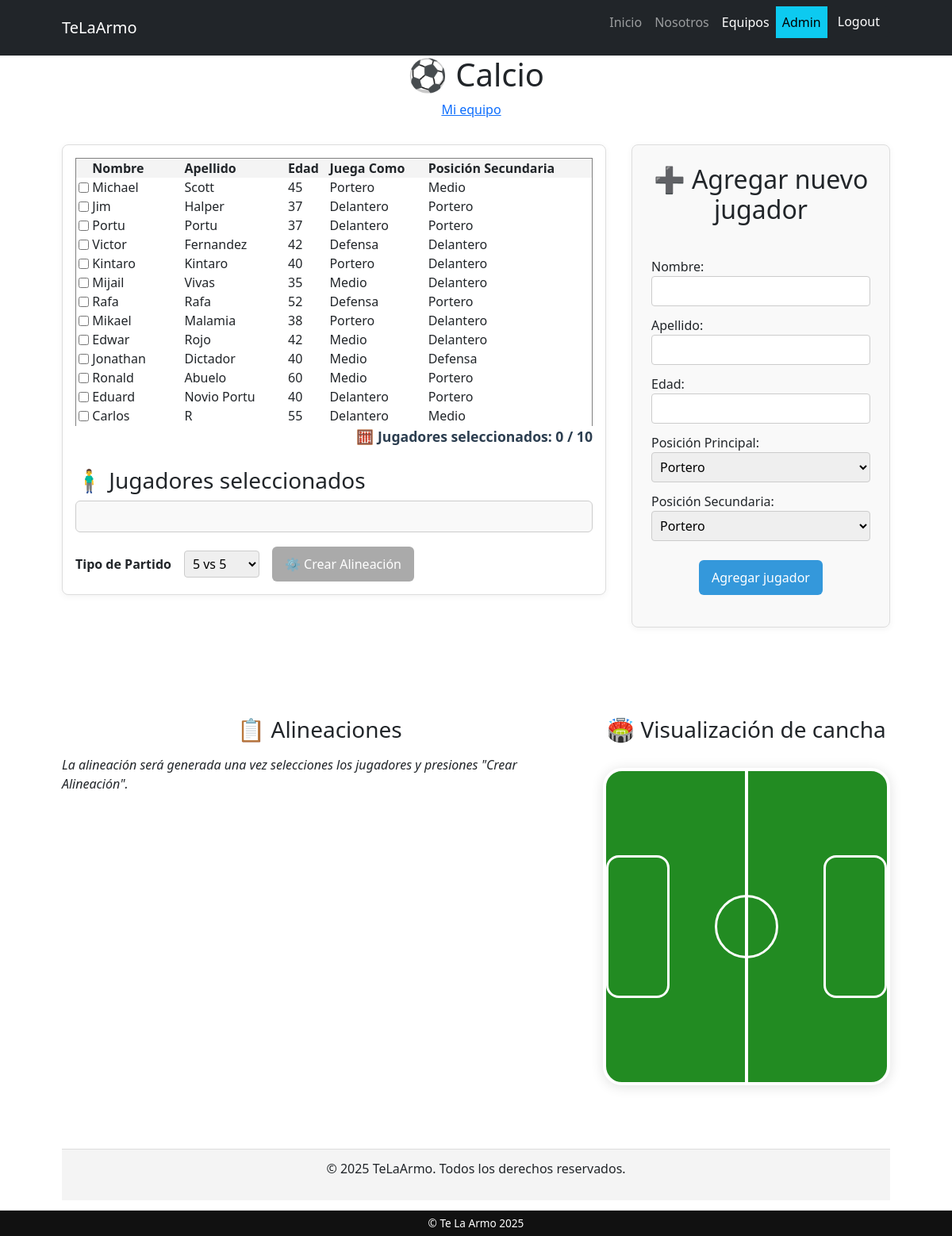
The page /clientes/cliente_list/ (signed in) on the database its author committed.
### cliente/models.py (models this page shows, shortened)
class Equipo(models.Model):
    nombre = models.CharField(max_length=100, unique=True)
    pais = models.ForeignKey(Pais, on_delete=models.CASCADE)
    creador = models.ForeignKey(User, on_delete=models.CASCADE, related_name='equipos_creados')

class Cliente(models.Model):
    nombre = models.CharField(max_length=100)
    apellido = models.CharField(max_length=100)
    edad = models.IntegerField()
    posicion1 = models.CharField(max_length=50)
    posicion2 = models.CharField(max_length=50)
    equipo = models.ForeignKey(Equipo, on_delete=models.CASCADE, related_name='jugadores')

### cliente/views.py (the view)
# urls.py: path("cliente_list/", views.cliente_list, name="cliente_list"),
@login_required
def cliente_list(request):
    perfil = getattr(request.user, 'perfil', None)
    if perfil and perfil.equipo:
        jugadores = models.Cliente.objects.filter(equipo=perfil.equipo)
    else:
        if request.user.is_staff or request.user.is_superuser:
            jugadores = models.Cliente.objects.all()
        else:
            jugadores = models.Cliente.objects.none()
    clientes = jugadores
    alineacion = None
    jugadores_seleccionados = []
    if request.method == "POST":
        if "jugadores_seleccionados" in request.POST:
            ids = request.POST.getlist("jugadores_seleccionados")
            jugadores_seleccionados = list(models.Cliente.objects.filter(id__in=ids))
            tipo_partido = int(request.POST.get("tipo-partido", 8))
            formaciones = {
                5: {"Portero": 1, "Defensa": 2, "Medio": 1, "Delantero": 1},
                8: {"Portero": 1, "Defensa": 3, "Medio": 3, "Delantero": 1},
                11: {"Portero": 1, "Defensa": 4, "Medio": 3, "Delantero": 3},
            }
            distribucion = formaciones.get(tipo_partido, formaciones[8])
            total_por_equipo = sum(distribucion.values())
            por_posicion = {"Portero": [], "Defensa": [], "Medio": [], "Delantero": []}
            for j in jugadores_seleccionados:
                pos = j.posicion1 if j.posicion1 in por_posicion else "Medio"
                por_posicion[pos].append(j)
            for lista in por_posicion.values():
                random.shuffle(lista)
            equipoA, equipoB = [], []
            usados_ids = set()
            for posicion, cantidad in distribucion.items():
                necesarios = cantidad
                jugadores_pos = [j for j in por_posicion[posicion] if j.id not in usados_ids]
                asignadosA = jugadores_pos[:necesarios]
                equipoA += [(j, posicion) for j in asignadosA]
                usados_ids.update(j.id for j in asignadosA)
                asignadosB = jugadores_pos[necesarios:necesarios*2]
                equipoB += [(j, posicion) for j in asignadosB]
                usados_ids.update(j.id for j in asignadosB)
            no_asignados = [j for j in jugadores_seleccionados if j.id not in usados_ids]
            random.shuffle(no_asignados)
            def rellenar(equipo, nombre_equipo):
                faltantes = []
                conteo = {pos:0 for pos in distribucion}
                for j, pos_asignada in equipo:
                    conteo[pos_asignada] += 1
                for pos, req in distribucion.items():
                    if conteo[pos] < req:
                        for _ in range(req - conteo[pos]):
                            faltantes.append(pos)
                while faltantes and no_asignados:
                    pos = faltantes.pop(0)
                    j = no_asignados.pop(0)
                    equipo.append((j, pos))
                    usados_ids.add(j.id)
                todos = [j for j in jugadores_seleccionados if j.id not in usados_ids]
                random.shuffle(todos)
                while faltantes and todos:
                    pos = faltantes.pop(0)
                    j = todos.pop(0)
                    equipo.append((j, pos))
                    usados_ids.add(j.id)
            rellenar(equipoA, "Equipo Rojo")
            rellenar(equipoB, "Equipo Azul")
            alineacion = formatear_equipo(
                [(f"{j.nombre} {j.apellido}", pos, j.posicion2) for j, pos in equipoA],
                "Equipo Rojo"
            )
            alineacion += "\n" + formatear_equipo(
                [(f"{j.nombre} {j.apellido}", pos, j.posicion2) for j, pos in equipoB],
                "Equipo Azul"
            )
            alineacion = formatear_equipo(
                [(f"{j.nombre} {j.apellido}", pos, j.posicion2) for j, pos in equipoA],
                "Equipo Rojo"
            )
            alineacion += "\n" + formatear_equipo(
                [(f"{j.nombre} {j.apellido}", pos, j.posicion2) for j, pos in equipoB],
                "Equipo Azul"
            )
            form = ClienteForm()
        else:
            form = ClienteForm(request.POST)
            if form.is_valid():
                nuevo = form.save(commit=False)
                perfil = getattr(request.user, 'perfil', None)
                if perfil and perfil.equipo:
                    nuevo.equipo = perfil.equipo
                else:
                    try:
                        nuevo.equipo = models.Equipo.objects.first()
                    except Exception:
                        nuevo.equipo = None
                nuevo.save()
                return redirect("cliente:cliente_list")
            else:
                pass
    else:
        form = ClienteForm()
    equipo_usuario = None
    if request.user.is_authenticated:
        equipo_usuario = models.Equipo.objects.filter(creador=request.user).first()
    return render(request, "cliente/cliente_list.html", {
        "clientes": clientes,
        "form": form,
        "alineacion": alineacion,
        "jugadores_seleccionados": jugadores_seleccionados,
        "equipo": equipo_usuario,  # 👉 pasamos el equipo al template
    })

### cliente/forms.py (shortened to what this page needs)
class ClienteForm(forms.ModelForm):
    posicion1 = forms.ChoiceField(choices=POSICIONES, required=False, label='Posición Principal')
    posicion2 = forms.ChoiceField(choices=POSICIONES, required=False, label='Posición Secundaria')
    class Meta:
        model = models.Cliente
        fields = ['nombre', 'apellido', 'edad', 'posicion1', 'posicion2']

### cliente/templates/cliente/cliente_list.html (shortened to what this page needs)
{% extends "core/base.html" %}
{% block content %}
<h1 style="text-align:center;">
    ⚽ {% if equipo %}{{ equipo.nombre }}{% else %}Jugadores Calcio 2.1{% endif %}
</h1>
<div style="text-align:center; margin-top:8px;">
    {% if user.is_authenticated %}
    <a href="{% url 'cliente:mi_equipo' %}" style="margin-right:12px;">Mi equipo</a>
    {% else %}
    <a href="/login/">Iniciar sesión</a>
    {% endif %}
</div>
<div style="display:flex; flex-wrap:wrap; gap:32px; margin-top:32px;">
    <div id="bloque-izquierdo"
        style="flex: 2; min-width: 400px; min-height:568px; display:flex; flex-direction:column; background:#fff; border:1px solid #ddd; border-radius:8px; padding:16px; box-shadow:0 2px 8px rgba(0,0,0,0.05); transition: height 0.3s ease;">
        <form method="post" action="" id="alineacion-form" style="display:flex; flex-direction:column; height:100%;">
            <div style="flex:1; overflow-y:auto;">
                <table border="1" style="border-collapse:collapse; width:100%; margin-bottom:16px;">
                    <thead style="background:#f4f4f4;">
                        <tr>
                            <th></th>
                            <th>Nombre</th>
                            <th>Apellido</th>
                            <th>Edad</th>
                            <th>Juega Como</th>
                            <th>Posición Secundaria</th>
                        </tr>
                    </thead>
                    <tbody>
                        {% for jugador in clientes %}
                        <tr>
                            <td style="text-align:center;">
                                <input type="checkbox" name="jugadores_seleccionados" value="{{ jugador.id }}"
                                    class="jugador-checkbox">
                            </td>
                            <td>{{ jugador.nombre }}</td>
                            <td>{{ jugador.apellido }}</td>
                            <td>{{ jugador.edad }}</td>
                            <td>{{ jugador.posicion1 }}</td>
                            <td>{{ jugador.posicion2 }}</td>
                        </tr>
                        {% endfor %}
                    </tbody>
                </table>
            </div>
                <div id="contador-jugadores"
                    style="font-weight:bold; font-size:1.1em; margin-bottom:10px; text-align:right; color:#2c3e50;">
                    🧮 Jugadores seleccionados: <span id="num-seleccionados">0</span> / <span id="total-necesarios">16</span>
                </div>
            <div id="jugadores-seccion" style="margin-top:16px;">
                <h3>🧍‍♂️ Jugadores seleccionados</h3>
                <ul id="jugadores-seleccionados-list"
                    style="background:#f9f9f9; border:1px solid #ccc; padding:10px; border-radius:6px; list-style:none; min-height:40px;">
                </ul>
                <div style="margin-top:18px; display:flex; gap:16px; align-items:center;">
                    <label for="tipo-partido" style="font-weight:bold;">Tipo de Partido</label>
                    <select name="tipo-partido" id="tipo-partido" style="padding:4px 6px; border-radius:4px; width:auto; min-width:80px;">
                        <option value="5">5 vs 5</option>
                    </select>
                    <button type="submit" form="alineacion-form" id="crear-alineacion-btn" class="btn-main" disabled>⚙️ Crear Alineación</button>
                </div>
            </div>
        </form>
    </div>
    <div style="flex: 1; min-width: 300px; display:flex; flex-direction:column; justify-content:flex-start; margin-bottom:32px;">
        <div
            style="background:#f9f9f9; padding:24px; border:1px solid #ddd; border-radius:8px; box-shadow:0 2px 8px rgba(0,0,0,0.05); display:flex; flex-direction:column; gap:24px;">
            <h2 style="text-align:center; margin-bottom:16px;">➕ Agregar nuevo jugador</h2>
            <form method="post" style="display:flex; flex-direction:column; justify-content:space-between;">
                <div>
                    <div style="margin-bottom:12px;">
                        {{ form.nombre.label_tag }}<br>
                        {{ form.nombre }}
                    </div>
                    <div style="margin-bottom:12px;">
                        {{ form.apellido.label_tag }}<br>
                        {{ form.apellido }}
                    </div>
                    <div style="margin-bottom:12px;">
                        {{ form.edad.label_tag }}<br>
                        {{ form.edad }}
                    </div>
                    <div style="margin-bottom:12px;">
                        {{ form.posicion1.label_tag }}<br>
                        {{ form.posicion1 }}
                    </div>
                    <div style="margin-bottom:12px;">
                        {{ form.posicion2.label_tag }}<br>
                        {{ form.posicion2 }}
                    </div>
                </div>
                <div style="text-align:center; margin-top:12px;">
                    <button type="submit" class="btn-main">Agregar jugador</button>
                </div>
            </form>
        </div>
    </div>
</div>
<div style="display: flex; gap: 32px; margin-top: 80px; flex-wrap: wrap;">
    <div style="flex: 1; min-width: 650px;">
        <h3 style="text-align:center; margin-bottom:16px;">📋 Alineaciones</h3>
        {% if alineacion %}
        <div
            style="background:#fff; color:#222; border-radius:8px; padding:16px; margin-top:16px; box-shadow:0 2px 8px rgba(0,0,0,0.08);">
            <pre id="alineacion-ia" style="white-space:pre-wrap; font-family:'Segoe UI', Tahoma, Geneva, Verdana, sans-serif; font-size: 16px; color:#222;">{{ alineacion|safe }}</pre>
        </div>
        {% else %}
        <p><em>La alineación será generada una vez selecciones los jugadores y presiones "Crear Alineación".</em></p>
        {% endif %}
    </div>
    <div style="flex: 2; min-width: 320px;">
        <h3 style="text-align:center; margin-bottom:16px;">🏟 Visualización de cancha</h3>
        <div class="cancha-container">
            <div class="cancha">
                <div class="linea-centro"></div>
                <div class="circulo-centro"></div>
                <div class="area area-izq"></div>
                <div class="area area-der"></div>
            </div>
        </div>
    </div>
</div>
<footer>
    <p>© 2025 TeLaArmo. Todos los derechos reservados.</p>
</footer>
{% endblock content %}

### core/templates/core/navbar.html (shortened to what this page needs)
<nav class="navbar navbar-expand-lg navbar-dark bg-dark">
    <div class="container px-5">
        <a class="navbar-brand" href="{% url 'core:index' %}">TeLaArmo</a>
        <div class="collapse navbar-collapse" id="navbarSupportedContent">
            <ul class="navbar-nav ms-auto mb-2 mb-lg-0">
                <li class="nav-item"><a class="nav-link {% if request.path == '/' %} active {% endif %}" aria-current="page" href="{% url 'core:index' %}">Inicio</a></li>
                <li class="nav-item"><a class="nav-link {% if '/about/' in request.path %} active {% endif %}" href="{% url 'core:about' %}">Nosotros</a></li>
                {% if user.is_authenticated %}
                    <li class="nav-item"><a class="nav-link {% if '/clientes/' in request.path %} active {% endif %}" href="{% url 'cliente:crear_equipo' %}">Equipos</a></li>
                    <li class="nav-item"><a class="nav-link text-bg-info">{{ user.username.capitalize }}</a></li>
                    <li class="nav-item">
                        <form action="{% url 'core:logout' %}" method="POST">
                            <button type="submit" class="btn btn-dark">Logout</button>
                        </form>
                    </li>
                    {% else %}
                    <li class="nav-item"><a class="nav-link {% if '/login/' in request.path %} active {% endif %}" href="{% url 'core:login' %}">Login</a></li>
                    <li class="nav-item"><a class="nav-link {% if '/register/' in request.path %} active {% endif %}" href="{% url 'core:register' %}">Registrar</a></li>
                    {% endif %}
            </ul>
        </div>
    </div>
</nav>

### cliente/templates/cliente/cliente_list.html (style rules this page uses)
.btn-main { background: #3498db; color: #fff; border: none; padding: 10px 16px; border-radius: 6px; cursor: pointer; transition: background 0.3s; }
.btn-main:disabled { background: #aaa; cursor: not-allowed; }
input, select { width: 100%; padding: 6px; border: 1px solid #ccc; border-radius: 4px; }
.cancha-container { display: flex; justify-content: center; align-items: center; margin: 32px 0; }
.cancha { position: relative; width: 90vw; max-width: 600px; height: 60vw; max-height: 400px; background: #228B22; border: 4px solid #fff; border-radius: 24px; box-shadow: 0 2px 16px rgba(0, 0, 0, 0.12); }
.linea-centro { position: absolute; left: 50%; top: 0; width: 4px; height: 100%; background: #fff; transform: translateX(-50%); }
.circulo-centro { position: absolute; left: 50%; top: 50%; width: 80px; height: 80px; border: 3px solid #fff; border-radius: 50%; transform: translate(-50%, -50%); }
.area { position: absolute; width: 80px; height: 180px; border: 3px solid #fff; border-radius: 16px; top: 50%; transform: translateY(-50%); }
.area-izq { left: 0; }
.area-der { right: 0; }
footer { text-align: center; padding: 12px 0; background: #f4f4f4; border-top: 1px solid #ddd; margin-top: 48px; }

### core/templates/core/footer.html (style rules this page uses)
body { padding-bottom: 45px; }

### rows shown on the page
Equipo: nombre "Calcio"
Cliente: nombre "Michael", apellido "Scott", edad "45", posicion1 "Portero", posicion2 "Medio"
Cliente: nombre "Jim", apellido "Halper", edad "37", posicion1 "Delantero", posicion2 "Portero"
Cliente: nombre "Portu", apellido "Portu", edad "37", posicion1 "Delantero", posicion2 "Portero"
Cliente: nombre "Victor", apellido "Fernandez", edad "42", posicion1 "Defensa", posicion2 "Delantero"
Cliente: nombre "Kintaro", apellido "Kintaro", edad "40", posicion1 "Portero", posicion2 "Delantero"
Cliente: nombre "Mijail", apellido "Vivas", edad "35", posicion1 "Medio", posicion2 "Delantero"
Cliente: nombre "Rafa", apellido "Rafa", edad "52", posicion1 "Defensa", posicion2 "Portero"
Cliente: nombre "Mikael", apellido "Malamia", edad "38", posicion1 "Portero", posicion2 "Delantero"
Cliente: nombre "Edwar", apellido "Rojo", edad "42", posicion1 "Medio", posicion2 "Delantero"
Cliente: nombre "Jonathan", apellido "Dictador", edad "40", posicion1 "Medio", posicion2 "Defensa"
Cliente: nombre "Ronald", apellido "Abuelo", edad "60", posicion1 "Medio", posicion2 "Portero"
Cliente: nombre "Eduard", apellido "Novio Portu", edad "40", posicion1 "Delantero", posicion2 "Portero"
Cliente: nombre "Carlos", apellido "R", edad "55", posicion1 "Delantero", posicion2 "Medio"

### other values the page prints
{{ user.username.capitalize }} "Admin"
